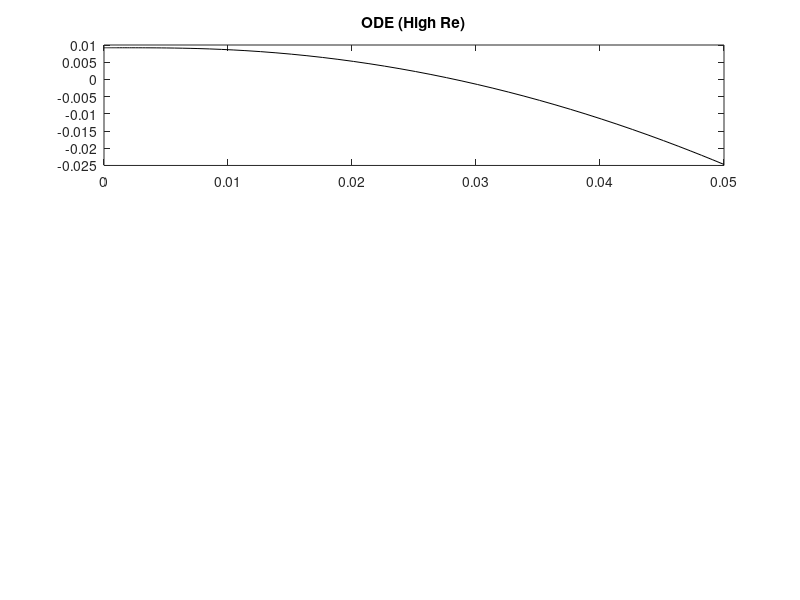

Reproduce this figure in MATLAB.
function play_solver
% Comparing numerical results with analytical solutions 

% Solver options
options = odeset('RelTol',1e-1);

% %% Simple integration with constant acceleration
% 
% % Acceleration and duration values
% accel   = -10;
% dur     = .05;
% 
% % Function that runs the numerical solver
% [t,X] = solver1(accel,dur,options);
% 
% % Analytical prediction
% predX = 0.5.*accel.*t.^2;
% 
% figure
% subplot(3,1,1)
% plot(t,X(:,1),'k',t,predX,'r--')
% title('Constant acceleration')
% 
% clear accel dur predX t X
% 
% 
% %% Drag with a velocity ramp
% 
% % Acceleration of flow, duration, mass
% aFlow = -10;
% dur   = 0.05; 
% m     = 6.2832e-5;
% 
% % 0.5*rho*S*Cd
% k     = 0.07539;
% 
% % Function that runs the numerical solver
% [t,X] = solver2(aFlow,dur,k,m,options);
% 
% 
% % Analytical prediction
% predX = -k*aFlow.* t.^3 .*abs(aFlow.*t) ./ (12.*m);
% 
% subplot(3,1,2)
% plot(t,X(:,1),'k',t,predX,'r--')
% title('Drag with velocity ramp')
% 
% clear accel dur predX t X
% 
% 
% %% ODE: low Re Drag equation
% % Doesn't solve well without scaling the parameter values
% 
% % Define scaling constants
% sL = 20e-3;
% sT = 10^-3;
% sM = 6.2832e-5;
% 
% % Acceleration of flow, duration, mass
% aFlow = -10 /sL *sT^2;
% dur   = 0.05 /sT; 
% m     = 6.2832e-5 /sM;
% 
% % 0.5*rho*S*Cd
% k     = 0.07539 /sM * sL;
% 
% % Function that runs the numerical solver
% [t,X] = solver3(aFlow,dur,k,m,options);
% 
% t = t .*sT;
% X(:,1) = X(:,1) .*sL;
% X(:,2) = X(:,2) .*sL ./sT;
% 
% % Prediction fof t = 0.05 (determined in mathematica:siff_calculations.nb)
% predX = -.0125+t.*0;
% 
% subplot(3,1,3)
% plot(t,X(:,1),'k',t,predX,'r--')
% title('ODE (low Re)')
% 
% clear accel dur predX t X

% %% ODE: high Re Drag equation
% % Doesn't solve well without scaling the parameter values
% 
% % Initial position
% X0 = 9.2e-3;
% 
% % Define scaling constants
% sL = 20e-3;
% sT = 10^-3;
% sM = (6.2832e-5)*10^6;
% 
% % Acceleration of flow, duration, mass
% r     = 1e-3 /sL;
% L     = 20e-3 /sL;
% aFlow = -33.33 /sL *sT^2;
% dur   = 0.05 /sT; 
% m     = 6.2832e-5 /sM;
% rho   = 1000 /sM * sL^3;
% 
% % Already scaled parameters
% Cd    = 1.2;
% S     = 2*pi*r*L;
% k     = 0.5*rho*S*Cd;
% 
% % Function that runs the numerical solver
% [t,X] = solver4(aFlow,dur,k,m,options);
% 
% t = t .*sT;
% X(:,1) = X0 + X(:,1) .*sL;
% X(:,2) = X(:,2) .*sL ./sT;
% 
% % Prediction fof t = 0.05 (determined in mathematica:siff_calculations.nb)
% 
% figure
% subplot(3,1,1)
% plot(t,X(:,1),'k')
% title('ODE (High Re)')
% 
% clear accel dur predX t X


%% ODE: Pressure force
% Doesn't solve well without scaling the parameter values

% Initial position
X0 = 9.2e-3;

% Define scaling constants
sL = 20e-3;
sT = 10^-3;
sM = (6.2832e-5)*10^6;

% Acceleration of flow, duration, mass
r     = 1e-3 /sL;
L     = 20e-3 /sL;
aFlow = -33.33 /sL *sT^2;
dur   = 0.05 /sT; 
m     = 6.2832e-5 /sM;
rho   = 1000 /sM * sL^3;

% Already scaled parameters
Cd    = 1.2;
S     = 2*pi*r*L;
k     = 0.5*rho*S*Cd;

% Function that runs the numerical solver
[t,X] = solver5(aFlow,dur,k,m,options);

t = t .*sT;
X(:,1) = X0 + X(:,1) .*sL;
X(:,2) = X(:,2) .*sL ./sT;

% Prediction fof t = 0.05 (determined in mathematica:siff_calculations.nb)

figure
subplot(3,1,1)
plot(t,X(:,1),'k')
title('ODE (High Re)')

clear accel dur predX t X


end


function [t,X] = solver1(accel,dur,options)

% Solve governing equation
[t,X] = ode45(@gov_eqn,[0 dur],[0; 0],options);

    function dX = gov_eqn(t,X)
        % ODE of the dynamics of the system
        
        % Prey COM position 
        posCOM = X(1);
        
        % Prey COM velocity
        velCOM = X(2);
        
        % Body acceleration
        accelCOM = accel;
   
        % Output: x speed
        dX(1,1) = velCOM;
        % Output: x accel
        dX(2,1) = accelCOM;     
    end
end

function [t,X] = solver2(aFlow,dur,k,m,options)

% Solve governing equation
[t,X] = ode45(@gov_eqn,[0 dur],[0; 0],options);

    function dX = gov_eqn(t,X)
        % ODE of the dynamics of the system
        
        % Prey COM position 
        posCOM = X(1);
        
        % Prey COM velocity
        velCOM = X(2);
        
        % Flow velocity
        velFlow = aFlow * t;
        
        % Drag
        D = -k*velFlow*abs(velFlow);
        
        % Body acceleration
        accelCOM = D/m;
   
        % Output: x speed
        dX(1,1) = velCOM;
        
        % Output: x accel
        dX(2,1) = accelCOM;     
    end
end

function [t,X] = solver3(aFlow,dur,k,m,options)

% Solve governing equation
[t,X] = ode45(@gov_eqn,[0 dur],[0; 0],options);

    function dX = gov_eqn(t,X)
        % ODE of the dynamics of the system
        
        % Prey COM position 
        posCOM = X(1);
        
        % Prey COM velocity
        velCOM = X(2);
        
        % Flow velocity
        velFlow = aFlow * t;
        
        % Relative velocity
        relFlow = velFlow - velCOM;
        
        % Drag
        %D = k*relFlow*abs(relFlow);
        D = k*relFlow;
        
        % Body acceleration
        accelCOM = D/m;
   
        % Output: x speed
        dX(1,1) = velCOM;
        
        % Output: x accel
        dX(2,1) = accelCOM;     
    end
end

function [t,X] = solver4(aFlow,dur,k,m,options)

% Solve governing equation
[t,X] = ode45(@gov_eqn,[0 dur],[0; 0],options);

    function dX = gov_eqn(t,X)
        % ODE of the dynamics of the system
        
        % Prey COM position 
        posCOM = X(1);
        
        % Prey COM velocity
        velCOM = X(2);
        
        % Flow velocity
        velFlow = aFlow * t;
        
        % Relative velocity
        relFlow = velFlow - velCOM;
        
        % Drag
        %D = k*relFlow*abs(relFlow);
        D = k*relFlow*abs(relFlow);
        
        % Body acceleration
        accelCOM = D/m;
   
        % Output: x speed
        dX(1,1) = velCOM;
        
        % Output: x accel
        dX(2,1) = accelCOM;     
    end
end

function [t,X] = solver5(aFlow,dur,k,m,options)

% Solve governing equation
[t,X] = ode45(@gov_eqn,[0 dur],[0; 0],options);

    function dX = gov_eqn(t,X)
        % ODE of the dynamics of the system
        
        % Prey COM position 
        posCOM = X(1);
        
        % Prey COM velocity
        velCOM = X(2);
        
        % Flow velocity
        velFlow = aFlow * t;
        
        % Relative velocity
        relFlow = velFlow - velCOM;
        
        % Drag
        %D = k*relFlow*abs(relFlow);
        D = k*relFlow*abs(relFlow);
        
        % Body acceleration
        accelCOM = D/m;
   
        % Output: x speed
        dX(1,1) = velCOM;
        
        % Output: x accel
        dX(2,1) = accelCOM;     
    end
end